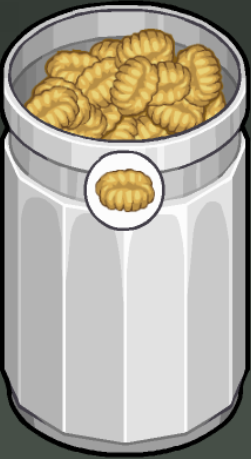
#> input picture assets/jar.png, 251 x 459 px
$ python click_leftmost_jar.py
#> lines starting #> are read from the running program, lines starting #| are printed output that depends on the picture
### utils/click_button.py
import os
import re
import sys

import cv2

from utils.crop_screenshot_by_ratio import adb_tap_relative
from utils.get_memu_resolution import get_memu_bounds
from dotenv import load_dotenv

load_dotenv()
ADB_PATH = os.getenv("ADB_PATH")
CURRENT_DIR = os.path.dirname(__file__)
ROOT_DIR = os.path.abspath(os.path.join(CURRENT_DIR, "../"))
ASSETS_DIR = os.path.join(ROOT_DIR, "assets")

if ROOT_DIR not in sys.path:
    sys.path.append(ROOT_DIR)


def click_from_assets(filename, threshold=0.6):
    template_path = os.path.join(ASSETS_DIR, filename)
    return click_button(template_path, threshold=threshold)


# [128 lines left out: functions click_and_hold_from_assets, drag_image_to_ratio, drag_ratios, click_and_hold_ratios, not called in this run]


import io
import subprocess

import numpy as np
from PIL import Image


def grab_screen_region():
    """
    Captures a screenshot from the Android emulator/device using ADB
    and returns it as a NumPy RGB image array.

    :return: NumPy array of shape (H, W, 3) in RGB format
    """
    try:
        result = subprocess.check_output(["adb", "exec-out", "screencap", "-p"])
        image = Image.open(io.BytesIO(result)).convert("RGB")
        img_np = np.array(image)
        return img_np
    except Exception as e:
        print(f"❌ Failed to capture or convert ADB screenshot: {e}")
        return None


# [68 lines left out: functions get_memu_resolution, adb_tap, adb_touch_and_hold, click_ratios, print_pixel_color_ratio, not called in this run]


def click_button(template_path, threshold=0.7):
    # Load grayscale template (at correct size)
#> called with template_path = 'assets/jar.png', threshold = 0.8
    template = cv2.imread(template_path, cv2.IMREAD_GRAYSCALE)
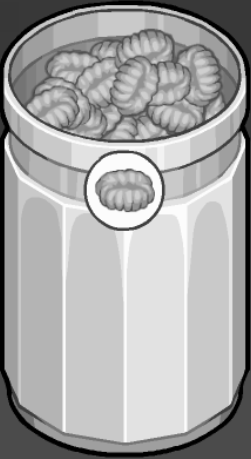
#> template: shape (459, 251); min 0, max 252, mean 167.6
    tW, tH = template.shape[::-1]
#> tW = 251; tH = 459

    # Capture screen and convert
    screenshot = grab_screen_region()
    if screenshot is None:
        return False

    # Save raw screenshot for debug
    gray = cv2.cvtColor(screenshot, cv2.COLOR_RGB2GRAY)

    # Get image dimensions from screenshot
    height, width = gray.shape[:2]

    # Match once at original scale
    result = cv2.matchTemplate(gray, template, cv2.TM_CCOEFF_NORMED)
    _, max_val, _, max_loc = cv2.minMaxLoc(result)

    if max_val >= threshold:
        match_x, match_y = max_loc
        center_x = match_x + tW // 2
        center_y = match_y + tH // 2

        # Convert to ratios within the full screenshot
        x_ratio = center_x / width
        y_ratio = center_y / height

        adb_tap_relative(x_ratio, y_ratio)
        return True
    else:
        print(f"❌ Button '{template_path}' not found. Best confidence: {max_val:.2f}")
        return False


# [27 lines left out: function click_and_hold, not called in this run]

### stations/cook_station/click_leftmost_jar.py
import os
import sys

# Setup root imports
CURRENT_DIR = os.path.dirname(__file__)
ROOT_DIR = os.path.abspath(os.path.join(CURRENT_DIR, "../.."))
if ROOT_DIR not in sys.path:
    sys.path.append(ROOT_DIR)

from utils.click_button import click_button

# Define path to assets
ASSETS_DIR = os.path.join(ROOT_DIR, "assets")
JAR_TEMPLATE = os.path.join(ASSETS_DIR, "jar.png")

def click_jar():
    click_button(JAR_TEMPLATE, threshold=0.80)
#> (the call stopped at in grab_screen_region, `result = subprocess.check_output(["adb", "exec-out", "screencap", "-p"])`: subprocess is not available in this run)

if __name__ == "__main__":
    click_jar()

$ run again, with assets/bread_cooked.png copied over assets/jar.png
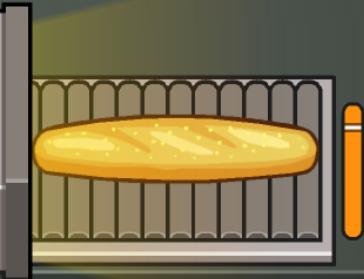
#> input picture assets/bread_cooked.png, 364 x 279 px
#> in click_button, `template = cv2.imread(template_path, cv2.IMREAD_GRAYSCALE)`:
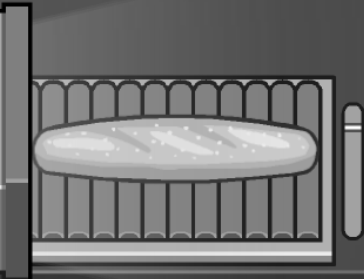
#> template: shape (279, 364); min 0, max 255, mean 115.6
